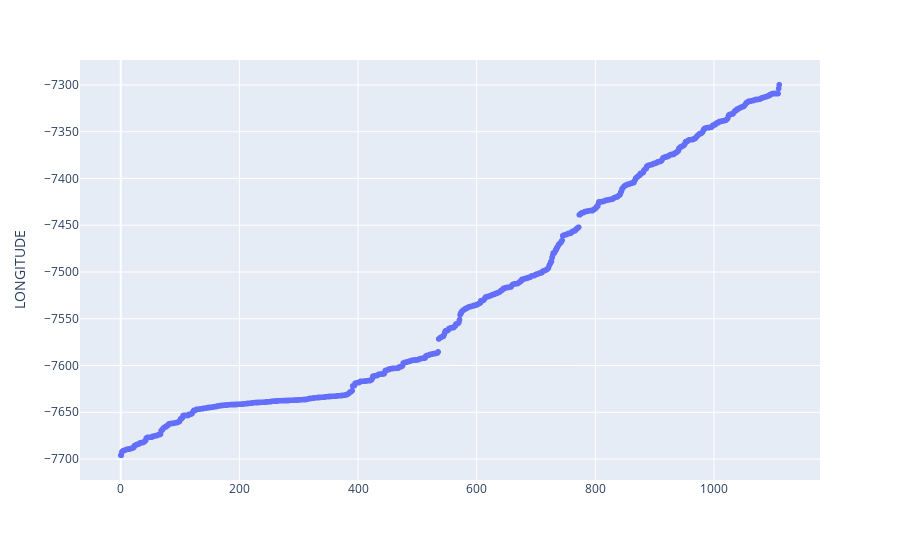

Write notebook code for a chart like this one.
### Code cell
LONG_plot = px.scatter(prediction_LONG, y = "LONGITUDE")
LONG_plot.show()

### Figure 1 — Plotly figure (JSON) as saved in the notebook; plotly's stock layout.template omitted (floating-point values rounded to 4 significant figures; data arrays with more than 128 entries replaced by an {"elided": "..."} marker saying what was removed)
{"data": [{"hoverlabel": {"namelength": 0}, "hovertemplate": "LONGITUDE=%{y}", "legendgroup": "", "marker": {"color": "#636efa", "symbol": "circle"}, "mode": "markers", "name": "", "showlegend": false, "type": "scattergl", "xaxis": "x", "y": {"elided": "1111 float values"}, "yaxis": "y"}], "layout": {"legend": {"tracegroupgap": 0}, "margin": {"t": 60}, "xaxis": {"anchor": "y", "domain": [0, 1]}, "yaxis": {"anchor": "x", "domain": [0, 1], "title": {"text": "LONGITUDE"}}}}
